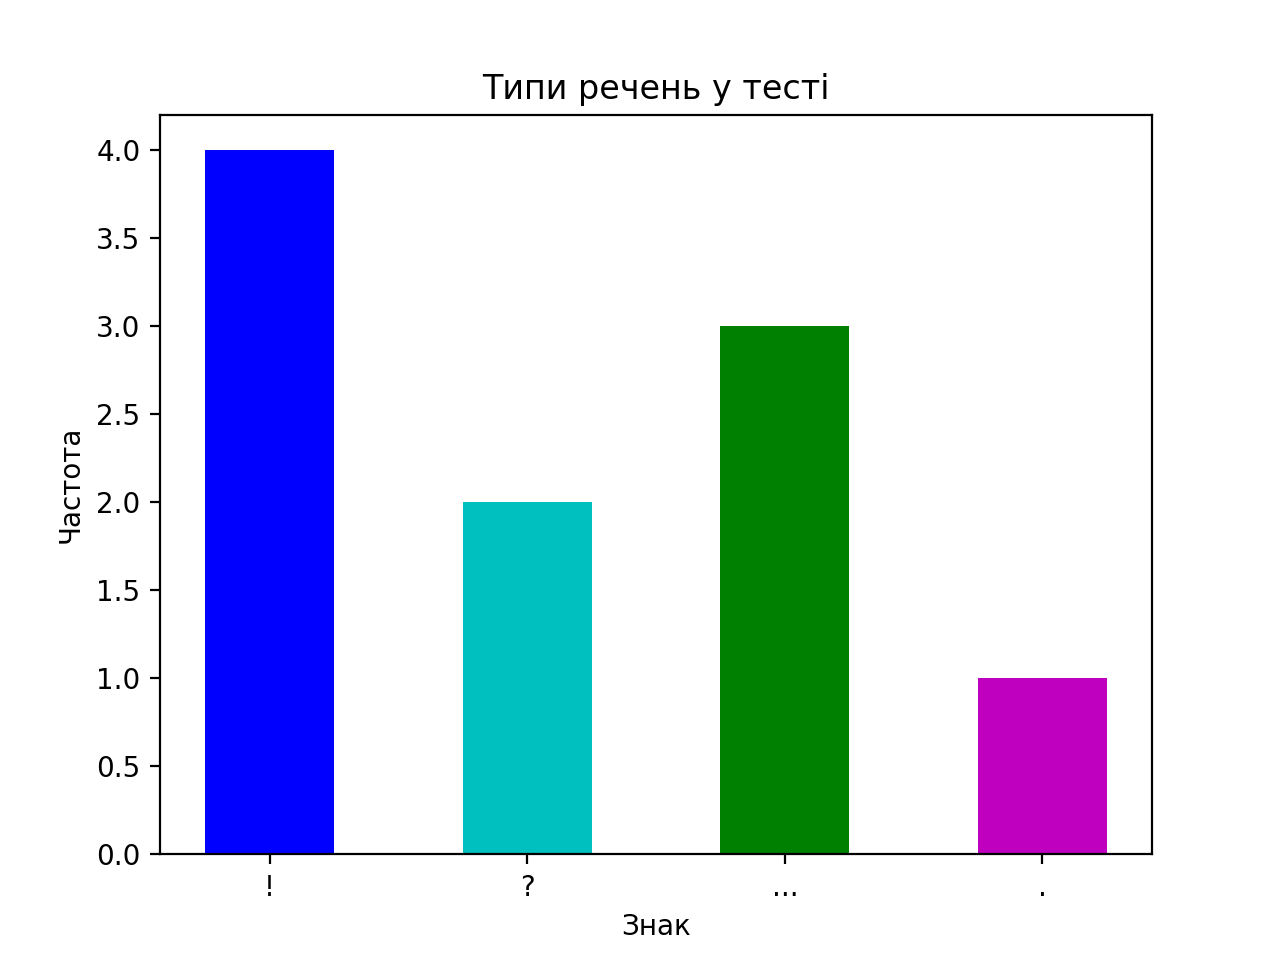

The script that saved this image:
import matplotlib.pyplot as plt
import pylab

text = 'Окличне! Питальне? Трикрапка... Звичайне речення. Питальне? Трикрапка... Окличне! Окличне! Окличне! ' \
       'Трикрапка... '
signs = ['!', '?', '...', '.']

sentence_types = {}
known = 0

for index, char in enumerate(text):
    if known != 0:
        known = known - 1
        continue
    if char in signs:

        if char == '.':

            if index != len(text) - 2:

                if text[index + 1] == '.' and text[index + 2] == '.':

                    try:
                        frequency = sentence_types['...']
                        frequency += 1
                        sentence_types['...'] = frequency
                    except:
                        sentence_types['...'] = 1
                        print("except")

                    known = 2

                else:

                    try:
                        frequency = sentence_types[char]
                        sentence_types['.'] = frequency + 1
                    except:
                        sentence_types['.'] = 1
        else:
            try:
                frequency = sentence_types[char]
                sentence_types[char] = frequency + 1
            except:
                sentence_types[char] = 1

print(sentence_types)

xdata = []
ydata = []
letter_values = []

for frequency in sentence_types:
    try:
        xdata.append(xdata[len(xdata) - 1] + 1)
    except:
        xdata.append(0)

    ydata.append(sentence_types[frequency])
    letter_values.append(frequency)

pylab.bar(xdata, ydata, width=0.5, color=['b', 'c', 'g', 'm', 'r'])
plt.xlabel('Знак')
plt.ylabel('Частота')
plt.xticks(xdata, letter_values)
plt.title('Типи речень у тесті')
plt.savefig('histogram_task3.png', dpi=200)

pylab.show()
